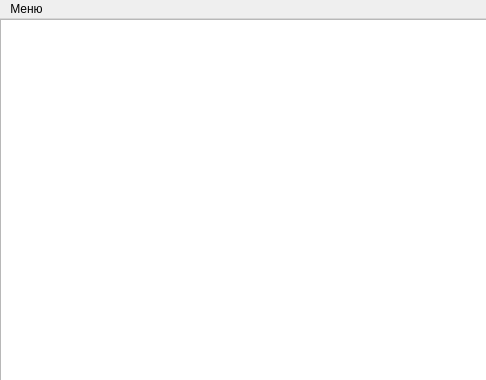
<?xml version="1.0" encoding="UTF-8"?>
<ui version="4.0">
 <class>MainWindow</class>
 <widget class="QMainWindow" name="MainWindow">
  <property name="geometry">
   <rect>
    <x>0</x>
    <y>0</y>
    <width>486</width>
    <height>380</height>
   </rect>
  </property>
  <property name="windowTitle">
   <string>MainWindow</string>
  </property>
  <widget class="QWidget" name="centralWidget">
   <widget class="QTextEdit" name="edit">
    <property name="geometry">
     <rect>
      <x>0</x>
      <y>0</y>
      <width>491</width>
      <height>361</height>
     </rect>
    </property>
   </widget>
   <widget class="QTextEdit" name="textEdit_Check">
    <property name="geometry">
     <rect>
      <x>0</x>
      <y>0</y>
      <width>541</width>
      <height>381</height>
     </rect>
    </property>
    <property name="textInteractionFlags">
     <set>Qt::NoTextInteraction</set>
    </property>
   </widget>
  </widget>
  <widget class="QMenuBar" name="menuBar">
   <property name="geometry">
    <rect>
     <x>0</x>
     <y>0</y>
     <width>486</width>
     <height>20</height>
    </rect>
   </property>
   <widget class="QMenu" name="menu">
    <property name="title">
     <string>Меню</string>
    </property>
    <addaction name="action_New"/>
    <addaction name="action_Open"/>
    <addaction name="action_Save"/>
    <addaction name="action_SaveAs"/>
   </widget>
   <addaction name="menu"/>
  </widget>
  <action name="action_New">
   <property name="text">
    <string>Новый</string>
   </property>
  </action>
  <action name="action_Open">
   <property name="text">
    <string>Открыть</string>
   </property>
  </action>
  <action name="action_Save">
   <property name="text">
    <string>Сохранить</string>
   </property>
  </action>
  <action name="action_SaveAs">
   <property name="text">
    <string>Сохранить как</string>
   </property>
  </action>
 </widget>
 <layoutdefault spacing="6" margin="11"/>
 <resources/>
 <connections/>
</ui>
